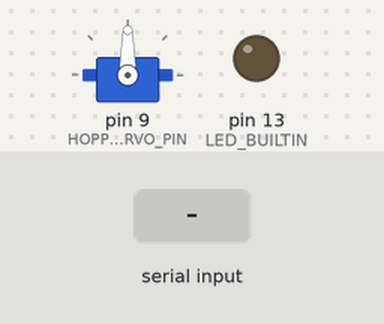
A program run on a simulated Teensy 4. Shown: servo, output pins drawn as LEDs (lit = HIGH). Inputs (shaded band) come from the test bench.

Above: at 1.4 s.
1.5 s: "c 90 45 200 10 150\n" received over Serial
At 1.8 s:
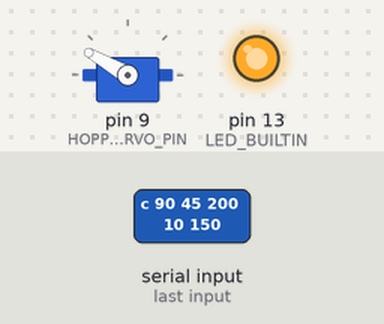
3.0 s: "r90\n" received over Serial
At 3.4 s:
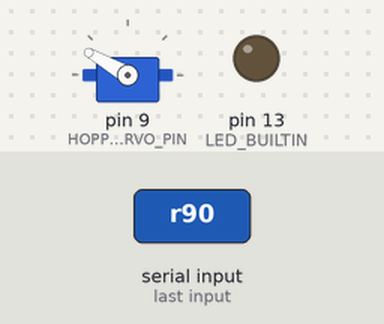
Timing chart, 0 to 6.0 s (numbered marks = the images above; inputs shaded):
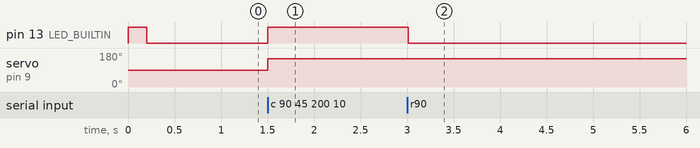

The program:

main.cpp
```cpp
#include <Arduino.h>
#include <RoboClaw.h>
#include <Servo.h>

#define ROBOCLAW_BAUD 115200
#define PC_BAUD 115200

#define ROBOCLAW_ADDRESS_1 0x80     // Linear Actuators
#define ROBOCLAW_ADDRESS_2 0x83     // Vibe and Excav
#define HOPPER_SERVO_PIN 9
#define LIMIT_SWITCH 11

// NEVER EVER TOUCH PINS 33 AND 34 THEY'RE JUMPERS NOW

RoboClaw roboclaw_1(&Serial1, 10);
RoboClaw roboclaw_2(&Serial2, 10);
Servo hopper_latch;

unsigned long last_telemetry_time = 0;
const unsigned long TELEMETRY_INTERVAL_MS = 20; // 50Hz

char rx_buffer[128];
int rx_index = 0;

void setup() {
    Serial.begin(PC_BAUD);
    roboclaw_1.begin(ROBOCLAW_BAUD);
    roboclaw_2.begin(ROBOCLAW_BAUD);

    hopper_latch.attach(HOPPER_SERVO_PIN);
    pinMode(LED_BUILTIN, OUTPUT);
    pinMode(LIMIT_SWITCH, INPUT_PULLUP);

    // Ensure all motors are STOPPED on boot
    roboclaw_1.ForwardBackwardM1(ROBOCLAW_ADDRESS_1, 64);
    roboclaw_1.ForwardBackwardM2(ROBOCLAW_ADDRESS_1, 64);
    roboclaw_2.ForwardBackwardM1(ROBOCLAW_ADDRESS_2, 64);
    // roboclaw_2.ForwardBackwardM2(ROBOCLAW_ADDRESS_2, 64);

    // Flash LED to show boot is complete
    digitalWrite(LED_BUILTIN, HIGH);
    delay(200);
    digitalWrite(LED_BUILTIN, LOW);
}

// Handles the execution of a completely received line
void execute_command(const char* cmd) {
    char command_type = cmd[0];

    switch (command_type) {
        case 'c': {
            int la1, la2, vibe, excav, latch;
            // Parse the 5 variables sent from the PC
            if (sscanf(cmd, "c %d %d %d %d %d", &la1, &la2, &vibe, &excav, &latch) == 5) {

                // Limit switch hard stop
                // if (digitalRead(LIMIT_SWITCH) == LOW) {
                //     if (la1 > 64) la1 = 64; // Prevent extension, allow retract
                //     if (la2 > 64) la2 = 64;
                // }

                // Address 1: Linear Actuators
                roboclaw_1.ForwardBackwardM1(ROBOCLAW_ADDRESS_1, la1);
                roboclaw_1.ForwardBackwardM2(ROBOCLAW_ADDRESS_1, la2);

                // Address 2: Vibe and Excav
                roboclaw_2.ForwardBackwardM1(ROBOCLAW_ADDRESS_2, vibe);
                // roboclaw_2.ForwardBackwardM2(ROBOCLAW_ADDRESS_2, excav);

                hopper_latch.write(latch);

                digitalWrite(LED_BUILTIN, HIGH);
            }
            break;
        }
        case 's': {
            // Emergency Stop
            roboclaw_1.ForwardBackwardM1(ROBOCLAW_ADDRESS_1, 64);
            roboclaw_1.ForwardBackwardM2(ROBOCLAW_ADDRESS_1, 64);
            roboclaw_2.ForwardBackwardM1(ROBOCLAW_ADDRESS_2, 64);
            // roboclaw_2.ForwardBackwardM2(ROBOCLAW_ADDRESS_2, 64);
            break;
        }
        case 'r': {
            // Reset Encoders
            roboclaw_1.SetEncM1(ROBOCLAW_ADDRESS_1, 0);
            roboclaw_1.SetEncM2(ROBOCLAW_ADDRESS_1, 0);

            // Visual feedback that reset occurred
            digitalWrite(LED_BUILTIN, HIGH);
            delay(10);
            digitalWrite(LED_BUILTIN, LOW);
            break;
        }
    }
}

void loop() {
    // send telemtry
    if (millis() - last_telemetry_time >= TELEMETRY_INTERVAL_MS) {
        last_telemetry_time = millis();

        bool v1, v2;
        uint8_t status; // Dummy variable to catch RoboClaw status flags safely

        int32_t enc_la1 = roboclaw_1.ReadEncM1(ROBOCLAW_ADDRESS_1, &status, &v1);
        int32_t enc_la2 = roboclaw_1.ReadEncM2(ROBOCLAW_ADDRESS_1, &status, &v2);

        // Only send back to PC if the RoboClaw actually returned valid data
        if (v1 && v2) {
            Serial.printf("e %ld %ld\n", enc_la1, enc_la2);
        }
        // Serial.printf("e %ld %ld\n", enc_la1, enc_la2);
    }

    // receive commands
    while (Serial.available() > 0) {
        char c = Serial.read();

        if (c == '\n') {
            // End of line reached, terminate string and execute
            rx_buffer[rx_index] = '\0';
            execute_command(rx_buffer);
            rx_index = 0; // Reset buffer for the next message

        } else if (c != '\r') {
            // Add to buffer (ignoring carriage returns) and prevent overflow
            if (rx_index < (sizeof(rx_buffer) - 1)) {
                rx_buffer[rx_index++] = c;
            }
        }
    }

    if (!(Serial.available() > 0)) {
        execute_command("s");
    }
}
```

Measured:
- after the input at 1.5 s, pin 13 (LED_BUILTIN): LOW → HIGH at once; servo on pin 9 (HOPPER_SERVO_PIN): 90° → 150° at once
- after the input at 3.0 s, pin 13 (LED_BUILTIN): HIGH → LOW at once
